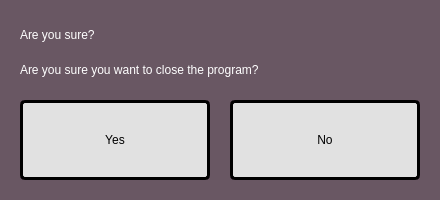
<?xml version="1.0" encoding="UTF-8"?>
<ui version="4.0">
 <class>YesNoDialog</class>
 <widget class="QDialog" name="YesNoDialog">
  <property name="geometry">
   <rect>
    <x>0</x>
    <y>0</y>
    <width>440</width>
    <height>200</height>
   </rect>
  </property>
  <property name="windowTitle">
   <string>Dialog</string>
  </property>
  <property name="styleSheet">
   <string notr="true">background-color: rgb(105, 87, 99);</string>
  </property>
  <widget class="QLabel" name="label_2">
   <property name="geometry">
    <rect>
     <x>20</x>
     <y>50</y>
     <width>400</width>
     <height>40</height>
    </rect>
   </property>
   <property name="styleSheet">
    <string notr="true">background-color: rgb(105, 87, 99);
color: rgb(255, 255, 255);
border: 0px;
font: 17px 'Lato-Bold';</string>
   </property>
   <property name="text">
    <string>Are you sure you want to close the program?</string>
   </property>
  </widget>
  <widget class="QLabel" name="label">
   <property name="geometry">
    <rect>
     <x>20</x>
     <y>20</y>
     <width>400</width>
     <height>30</height>
    </rect>
   </property>
   <property name="styleSheet">
    <string notr="true">background-color: rgb(105, 87, 99);
color: rgb(255, 255, 255);
border: 0px;
font: 24px 'Lato-Bold';</string>
   </property>
   <property name="text">
    <string>Are you sure?</string>
   </property>
  </widget>
  <widget class="QPushButton" name="pushButton">
   <property name="geometry">
    <rect>
     <x>20</x>
     <y>100</y>
     <width>190</width>
     <height>80</height>
    </rect>
   </property>
   <property name="styleSheet">
    <string notr="true">QPushButton {
    border: 3px solid black;
	border-radius: 5px;
	color: rgb(0, 0, 0);
    background-color: rgb(225, 225, 225);
	text-align: center;
	font: 32px 'Lato-Bold';
}

QPushButton::hover {
	color: rgb(255, 255, 255);	
    background-color: rgb(38, 201, 84);
}</string>
   </property>
   <property name="text">
    <string>Yes</string>
   </property>
  </widget>
  <widget class="QPushButton" name="pushButton_2">
   <property name="geometry">
    <rect>
     <x>230</x>
     <y>100</y>
     <width>190</width>
     <height>80</height>
    </rect>
   </property>
   <property name="styleSheet">
    <string notr="true">QPushButton {
    border: 3px solid black;
	border-radius: 5px;
	color: rgb(0, 0, 0);
    background-color: rgb(225, 225, 225);
	text-align: center;
	font: 32px 'Lato-Bold';
}

QPushButton::hover {
	color: rgb(255, 255, 255);	
    background-color: rgb(38, 201, 84);
}</string>
   </property>
   <property name="text">
    <string>No</string>
   </property>
  </widget>
 </widget>
 <resources/>
 <connections/>
</ui>
